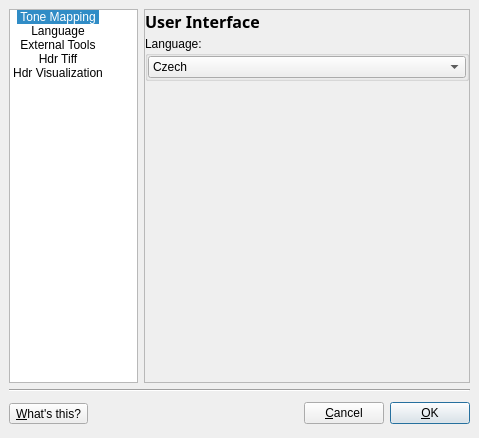
<?xml version="1.0" encoding="UTF-8"?>
<ui version="4.0">
 <class>PreferencesDialog</class>
 <widget class="QDialog" name="PreferencesDialog">
  <property name="geometry">
   <rect>
    <x>0</x>
    <y>0</y>
    <width>479</width>
    <height>438</height>
   </rect>
  </property>
  <property name="windowTitle">
   <string>Qtpfsgui Preferences</string>
  </property>
  <property name="windowIcon">
   <iconset resource="../icons.qrc">
    <normaloff>:/new/prefix1/images/qtpfsgui.png</normaloff>:/new/prefix1/images/qtpfsgui.png</iconset>
  </property>
  <layout class="QVBoxLayout">
   <property name="spacing">
    <number>6</number>
   </property>
   <property name="margin">
    <number>9</number>
   </property>
   <item>
    <layout class="QHBoxLayout">
     <property name="spacing">
      <number>6</number>
     </property>
     <property name="margin">
      <number>0</number>
     </property>
     <item>
      <widget class="QListWidget" name="leftsideListWidget">
       <property name="sizePolicy">
        <sizepolicy hsizetype="Maximum" vsizetype="Expanding">
         <horstretch>0</horstretch>
         <verstretch>0</verstretch>
        </sizepolicy>
       </property>
       <property name="minimumSize">
        <size>
         <width>127</width>
         <height>0</height>
        </size>
       </property>
       <property name="maximumSize">
        <size>
         <width>129</width>
         <height>16777215</height>
        </size>
       </property>
       <property name="iconSize">
        <size>
         <width>22</width>
         <height>22</height>
        </size>
       </property>
       <property name="movement">
        <enum>QListView::Static</enum>
       </property>
       <property name="flow">
        <enum>QListView::LeftToRight</enum>
       </property>
       <property name="resizeMode">
        <enum>QListView::Adjust</enum>
       </property>
       <property name="spacing">
        <number>5</number>
       </property>
       <property name="viewMode">
        <enum>QListView::IconMode</enum>
       </property>
       <property name="uniformItemSizes">
        <bool>true</bool>
       </property>
       <property name="currentRow">
        <number>0</number>
       </property>
       <item>
        <property name="text">
         <string>Tone Mapping</string>
        </property>
        <property name="icon">
         <iconset resource="../icons.qrc">
          <normaloff>:/new/prefix1/images/tonemap.png</normaloff>:/new/prefix1/images/tonemap.png</iconset>
        </property>
       </item>
       <item>
        <property name="text">
         <string>Language</string>
        </property>
        <property name="icon">
         <iconset resource="../icons.qrc">
          <normaloff>:/new/prefix1/images/language-selector.png</normaloff>:/new/prefix1/images/language-selector.png</iconset>
        </property>
       </item>
       <item>
        <property name="text">
         <string>External Tools</string>
        </property>
        <property name="icon">
         <iconset resource="../icons.qrc">
          <normaloff>:/new/prefix1/images/raw_import.png</normaloff>:/new/prefix1/images/raw_import.png</iconset>
        </property>
       </item>
       <item>
        <property name="text">
         <string>Hdr Tiff</string>
        </property>
        <property name="icon">
         <iconset resource="../icons.qrc">
          <normaloff>:/new/prefix1/images/raw_import.png</normaloff>:/new/prefix1/images/raw_import.png</iconset>
        </property>
       </item>
       <item>
        <property name="text">
         <string>Hdr Visualization</string>
        </property>
        <property name="icon">
         <iconset resource="../icons.qrc">
          <normaloff>:/new/prefix1/images/appearance.png</normaloff>:/new/prefix1/images/appearance.png</iconset>
        </property>
       </item>
      </widget>
     </item>
     <item>
      <widget class="QStackedWidget" name="stackedPagesWidget">
       <property name="minimumSize">
        <size>
         <width>326</width>
         <height>370</height>
        </size>
       </property>
       <property name="frameShape">
        <enum>QFrame::StyledPanel</enum>
       </property>
       <property name="frameShadow">
        <enum>QFrame::Raised</enum>
       </property>
       <property name="currentIndex">
        <number>1</number>
       </property>
       <widget class="QWidget" name="tonemappingPage">
        <layout class="QVBoxLayout">
         <property name="spacing">
          <number>3</number>
         </property>
         <property name="margin">
          <number>0</number>
         </property>
         <item>
          <widget class="QLabel" name="titleTonemappingPageLabel">
           <property name="text">
            <string>&lt;html&gt;&lt;head&gt;&lt;meta name=&quot;qrichtext&quot; content=&quot;1&quot; /&gt;&lt;style type=&quot;text/css&quot;&gt;
p, li { white-space: pre-wrap; }
&lt;/style&gt;&lt;/head&gt;&lt;body style=&quot; font-family:'Sans Serif'; font-size:9pt; font-weight:400; font-style:normal;&quot;&gt;
&lt;p style=&quot; margin-top:0px; margin-bottom:0px; margin-left:0px; margin-right:0px; -qt-block-indent:0; text-indent:0px;&quot;&gt;&lt;span style=&quot; font-size:12pt; font-weight:600;&quot;&gt;Tone Mapping Options&lt;/span&gt;&lt;/p&gt;&lt;/body&gt;&lt;/html&gt;</string>
           </property>
          </widget>
         </item>
         <item>
          <widget class="Line" name="TMtitleSeparatorLine">
           <property name="orientation">
            <enum>Qt::Horizontal</enum>
           </property>
          </widget>
         </item>
         <item>
          <widget class="QGroupBox" name="tempDirGroupBox">
           <property name="title">
            <string>Cache</string>
           </property>
           <layout class="QVBoxLayout">
            <property name="spacing">
             <number>8</number>
            </property>
            <property name="margin">
             <number>5</number>
            </property>
            <item>
             <widget class="QLabel" name="tempDirDescriptionLabel">
              <property name="text">
               <string>Choose the directory where Qtpfsgui will store the temporary data to.</string>
              </property>
              <property name="wordWrap">
               <bool>true</bool>
              </property>
             </widget>
            </item>
            <item>
             <layout class="QHBoxLayout">
              <property name="spacing">
               <number>6</number>
              </property>
              <property name="margin">
               <number>0</number>
              </property>
              <item>
               <widget class="QLineEdit" name="lineEditTempPath">
                <property name="sizePolicy">
                 <sizepolicy hsizetype="Expanding" vsizetype="Fixed">
                  <horstretch>0</horstretch>
                  <verstretch>0</verstretch>
                 </sizepolicy>
                </property>
                <property name="readOnly">
                 <bool>true</bool>
                </property>
               </widget>
              </item>
              <item>
               <widget class="QPushButton" name="chooseCachePathButton">
                <property name="text">
                 <string>&amp;Load...</string>
                </property>
               </widget>
              </item>
             </layout>
            </item>
           </layout>
          </widget>
         </item>
         <item>
          <widget class="QGroupBox" name="batchGroupBox">
           <property name="title">
            <string>Batch</string>
           </property>
           <layout class="QVBoxLayout">
            <property name="spacing">
             <number>8</number>
            </property>
            <property name="margin">
             <number>5</number>
            </property>
            <item>
             <layout class="QHBoxLayout">
              <property name="spacing">
               <number>6</number>
              </property>
              <property name="margin">
               <number>0</number>
              </property>
              <item>
               <widget class="QLabel" name="batchLdrFormatLabel">
                <property name="text">
                 <string>Save using this LDR image &amp;format:</string>
                </property>
                <property name="buddy">
                 <cstring>batchLdrFormatComboBox</cstring>
                </property>
               </widget>
              </item>
              <item>
               <widget class="QComboBox" name="batchLdrFormatComboBox">
                <item>
                 <property name="text">
                  <string>JPEG</string>
                 </property>
                </item>
                <item>
                 <property name="text">
                  <string>PNG</string>
                 </property>
                </item>
                <item>
                 <property name="text">
                  <string>PPM</string>
                 </property>
                </item>
                <item>
                 <property name="text">
                  <string>PBM</string>
                 </property>
                </item>
                <item>
                 <property name="text">
                  <string>BMP</string>
                 </property>
                </item>
               </widget>
              </item>
             </layout>
            </item>
            <item>
             <layout class="QHBoxLayout">
              <property name="spacing">
               <number>6</number>
              </property>
              <property name="margin">
               <number>0</number>
              </property>
              <item>
               <widget class="QLabel" name="numThreadsLabel">
                <property name="text">
                 <string>Number of &amp;threads:
(useful on multi-core/SMP machines)</string>
                </property>
                <property name="wordWrap">
                 <bool>true</bool>
                </property>
                <property name="buddy">
                 <cstring>numThreadspinBox</cstring>
                </property>
               </widget>
              </item>
              <item>
               <widget class="QSpinBox" name="numThreadspinBox">
                <property name="sizePolicy">
                 <sizepolicy hsizetype="Preferred" vsizetype="Fixed">
                  <horstretch>0</horstretch>
                  <verstretch>0</verstretch>
                 </sizepolicy>
                </property>
                <property name="minimum">
                 <number>1</number>
                </property>
                <property name="maximum">
                 <number>10</number>
                </property>
               </widget>
              </item>
             </layout>
            </item>
           </layout>
          </widget>
         </item>
         <item>
          <spacer>
           <property name="orientation">
            <enum>Qt::Vertical</enum>
           </property>
           <property name="sizeHint" stdset="0">
            <size>
             <width>20</width>
             <height>40</height>
            </size>
           </property>
          </spacer>
         </item>
        </layout>
       </widget>
       <widget class="QWidget" name="languagePage">
        <layout class="QVBoxLayout">
         <property name="spacing">
          <number>3</number>
         </property>
         <property name="margin">
          <number>0</number>
         </property>
         <item>
          <widget class="QLabel" name="titleLanguagePageLabel">
           <property name="text">
            <string>&lt;html&gt;&lt;head&gt;&lt;meta name=&quot;qrichtext&quot; content=&quot;1&quot; /&gt;&lt;/head&gt;&lt;body style=&quot; white-space: pre-wrap; font-family:Sans Serif; font-size:9pt; font-weight:400; font-style:normal; text-decoration:none;&quot;&gt;&lt;p style=&quot; margin-top:0px; margin-bottom:0px; margin-left:0px; margin-right:0px; -qt-block-indent:0; text-indent:0px;&quot;&gt;&lt;span style=&quot; font-size:12pt; font-weight:600;&quot;&gt;User Interface&lt;/span&gt;&lt;/p&gt;&lt;/body&gt;&lt;/html&gt;</string>
           </property>
          </widget>
         </item>
         <item>
          <widget class="QGroupBox" name="languageGroupBox">
           <property name="title">
            <string>Language:</string>
           </property>
           <layout class="QVBoxLayout">
            <property name="spacing">
             <number>0</number>
            </property>
            <property name="margin">
             <number>0</number>
            </property>
            <item>
             <widget class="QComboBox" name="languageComboBox">
              <property name="locale">
               <locale language="Portuguese" country="Brazil"/>
              </property>
              <item>
               <property name="text">
                <string>Czech</string>
               </property>
              </item>
              <item>
               <property name="text">
                <string>English</string>
               </property>
              </item>
              <item>
               <property name="text">
                <string>French</string>
               </property>
              </item>
              <item>
               <property name="text">
                <string>German</string>
               </property>
              </item>
              <item>
               <property name="text">
                <string>Indonesian</string>
               </property>
              </item>
              <item>
               <property name="text">
                <string>Italian</string>
               </property>
              </item>
              <item>
               <property name="text">
                <string>Polish</string>
               </property>
              </item>
              <item>
               <property name="text">
                <string>Portuguese</string>
               </property>
              </item>
              <item>
               <property name="text">
                <string>Russian</string>
               </property>
              </item>
              <item>
               <property name="text">
                <string>Spanish</string>
               </property>
              </item>
              <item>
               <property name="text">
                <string>Turkish</string>
               </property>
              </item>
              <item>
               <property name="text">
                <string>Hungarian</string>
               </property>
              </item>
             </widget>
            </item>
           </layout>
          </widget>
         </item>
         <item>
          <spacer>
           <property name="orientation">
            <enum>Qt::Vertical</enum>
           </property>
           <property name="sizeHint" stdset="0">
            <size>
             <width>20</width>
             <height>40</height>
            </size>
           </property>
          </spacer>
         </item>
        </layout>
       </widget>
       <widget class="QWidget" name="externalToolsPage">
        <layout class="QVBoxLayout">
         <property name="spacing">
          <number>0</number>
         </property>
         <property name="margin">
          <number>0</number>
         </property>
         <item>
          <widget class="QLabel" name="dcrawTitleLabel">
           <property name="text">
            <string>&lt;html&gt;&lt;head&gt;&lt;meta name=&quot;qrichtext&quot; content=&quot;1&quot; /&gt;&lt;/head&gt;&lt;body style=&quot; white-space: pre-wrap; font-family:Sans Serif; font-size:9pt; font-weight:400; font-style:normal; text-decoration:none;&quot;&gt;&lt;p style=&quot; margin-top:0px; margin-bottom:0px; margin-left:0px; margin-right:0px; -qt-block-indent:0; text-indent:0px;&quot;&gt;&lt;span style=&quot; font-size:12pt; font-weight:600;&quot;&gt;Raw Import Options&lt;/span&gt;&lt;/p&gt;&lt;/body&gt;&lt;/html&gt;</string>
           </property>
          </widget>
         </item>
         <item>
          <widget class="QGroupBox" name="dcrawGroupBox">
           <property name="title">
            <string>dcraw commandline parameters:</string>
           </property>
           <layout class="QVBoxLayout">
            <property name="spacing">
             <number>0</number>
            </property>
            <property name="margin">
             <number>0</number>
            </property>
            <item>
             <widget class="QLineEdit" name="dcrawParamsLineEdit">
              <property name="toolTip">
               <string>&lt;html&gt;&lt;head&gt;&lt;meta name=&quot;qrichtext&quot; content=&quot;1&quot; /&gt;&lt;style type=&quot;text/css&quot;&gt;
p, li { white-space: pre-wrap; }
&lt;/style&gt;&lt;/head&gt;&lt;body style=&quot; font-family:'Sans Serif'; font-size:9pt; font-weight:400; font-style:normal; text-decoration:none;&quot;&gt;
&lt;p style=&quot; margin-top:0px; margin-bottom:0px; margin-left:0px; margin-right:0px; -qt-block-indent:0; text-indent:0px;&quot;&gt;Click the help button below for more information&lt;/p&gt;&lt;/body&gt;&lt;/html&gt;</string>
              </property>
             </widget>
            </item>
            <item>
             <layout class="QHBoxLayout">
              <property name="spacing">
               <number>6</number>
              </property>
              <property name="margin">
               <number>0</number>
              </property>
              <item>
               <widget class="QPushButton" name="helpDcrawParamsButton">
                <property name="toolTip">
                 <string>Click here to get more information about the Raw convertion parameters</string>
                </property>
                <property name="whatsThis">
                 <string>Click here to get more information about the Raw convertion parameters</string>
                </property>
                <property name="text">
                 <string>&amp;About Raw Parameters</string>
                </property>
                <property name="icon">
                 <iconset resource="../icons.qrc">
                  <normaloff>:/new/prefix1/images/help.png</normaloff>:/new/prefix1/images/help.png</iconset>
                </property>
               </widget>
              </item>
              <item>
               <spacer>
                <property name="orientation">
                 <enum>Qt::Horizontal</enum>
                </property>
                <property name="sizeHint" stdset="0">
                 <size>
                  <width>61</width>
                  <height>21</height>
                 </size>
                </property>
               </spacer>
              </item>
             </layout>
            </item>
           </layout>
          </widget>
         </item>
         <item>
          <widget class="Line" name="toolsSeparatorLine">
           <property name="orientation">
            <enum>Qt::Horizontal</enum>
           </property>
          </widget>
         </item>
         <item>
          <widget class="QLabel" name="aisTitleLabel">
           <property name="text">
            <string>&lt;html&gt;&lt;head&gt;&lt;meta name=&quot;qrichtext&quot; content=&quot;1&quot; /&gt;&lt;style type=&quot;text/css&quot;&gt;
p, li { white-space: pre-wrap; }
&lt;/style&gt;&lt;/head&gt;&lt;body style=&quot; font-family:'Sans Serif'; font-size:9pt; font-weight:400; font-style:normal;&quot;&gt;
&lt;p style=&quot; margin-top:0px; margin-bottom:0px; margin-left:0px; margin-right:0px; -qt-block-indent:0; text-indent:0px;&quot;&gt;&lt;span style=&quot; font-size:12pt; font-weight:600;&quot;&gt;Alignment Options&lt;/span&gt;&lt;/p&gt;&lt;/body&gt;&lt;/html&gt;</string>
           </property>
          </widget>
         </item>
         <item>
          <widget class="QGroupBox" name="aisGroupBox">
           <property name="title">
            <string>align_image_stack commandline parameters:</string>
           </property>
           <layout class="QVBoxLayout">
            <property name="spacing">
             <number>0</number>
            </property>
            <property name="margin">
             <number>0</number>
            </property>
            <item>
             <widget class="QLineEdit" name="aisParamsLineEdit">
              <property name="toolTip">
               <string>&lt;html&gt;&lt;head&gt;&lt;meta name=&quot;qrichtext&quot; content=&quot;1&quot; /&gt;&lt;style type=&quot;text/css&quot;&gt;
p, li { white-space: pre-wrap; }
&lt;/style&gt;&lt;/head&gt;&lt;body style=&quot; font-family:'Sans Serif'; font-size:9pt; font-weight:400; font-style:normal; text-decoration:none;&quot;&gt;
&lt;p style=&quot; margin-top:0px; margin-bottom:0px; margin-left:0px; margin-right:0px; -qt-block-indent:0; text-indent:0px;&quot;&gt;Click the help button below for more information&lt;/p&gt;&lt;/body&gt;&lt;/html&gt;</string>
              </property>
             </widget>
            </item>
           </layout>
          </widget>
         </item>
         <item>
          <spacer>
           <property name="orientation">
            <enum>Qt::Vertical</enum>
           </property>
           <property name="sizeHint" stdset="0">
            <size>
             <width>121</width>
             <height>51</height>
            </size>
           </property>
          </spacer>
         </item>
        </layout>
       </widget>
       <widget class="QWidget" name="hdrTiffPage">
        <layout class="QVBoxLayout">
         <property name="spacing">
          <number>3</number>
         </property>
         <property name="margin">
          <number>0</number>
         </property>
         <item>
          <widget class="QLabel" name="titleHdrTiffLabel">
           <property name="text">
            <string>&lt;html&gt;&lt;head&gt;&lt;meta name=&quot;qrichtext&quot; content=&quot;1&quot; /&gt;&lt;style type=&quot;text/css&quot;&gt;
p, li { white-space: pre-wrap; }
&lt;/style&gt;&lt;/head&gt;&lt;body style=&quot; font-family:'Sans Serif'; font-size:9pt; font-weight:400; font-style:normal; text-decoration:none;&quot;&gt;
&lt;p style=&quot; margin-top:0px; margin-bottom:0px; margin-left:0px; margin-right:0px; -qt-block-indent:0; text-indent:0px;&quot;&gt;&lt;span style=&quot; font-size:12pt; font-weight:600;&quot;&gt;Tiff Options&lt;/span&gt;&lt;/p&gt;&lt;/body&gt;&lt;/html&gt;</string>
           </property>
          </widget>
         </item>
         <item>
          <widget class="Line" name="hdrTiffTitleSeparatorLine">
           <property name="orientation">
            <enum>Qt::Horizontal</enum>
           </property>
          </widget>
         </item>
         <item>
          <widget class="QGroupBox" name="hdrTiffGroupBox">
           <property name="title">
            <string>Hdr Tiff</string>
           </property>
           <layout class="QVBoxLayout">
            <property name="spacing">
             <number>8</number>
            </property>
            <property name="margin">
             <number>5</number>
            </property>
            <item>
             <widget class="QLabel" name="hdrTiffDescriptionLabel">
              <property name="text">
               <string>&lt;html&gt;&lt;head&gt;&lt;meta name=&quot;qrichtext&quot; content=&quot;1&quot; /&gt;&lt;style type=&quot;text/css&quot;&gt;
p, li { white-space: pre-wrap; }
&lt;/style&gt;&lt;/head&gt;&lt;body style=&quot; font-family:'Sans Serif'; font-size:9pt; font-weight:400; font-style:normal; text-decoration:none;&quot;&gt;
&lt;p style=&quot; margin-top:0px; margin-bottom:0px; margin-left:0px; margin-right:0px; -qt-block-indent:0; text-indent:0px;&quot;&gt;Choose the Tiff-Hdr format that Qtpfsgui will use to save an Hdr image.&lt;/p&gt;
&lt;p style=&quot;-qt-paragraph-type:empty; margin-top:0px; margin-bottom:0px; margin-left:0px; margin-right:0px; -qt-block-indent:0; text-indent:0px;&quot;&gt;&lt;/p&gt;
&lt;p style=&quot; margin-top:0px; margin-bottom:0px; margin-left:0px; margin-right:0px; -qt-block-indent:0; text-indent:0px;&quot;&gt;&lt;span style=&quot; font-weight:600;&quot;&gt;LogLuv Tiff&lt;/span&gt; is the appropriate format for most cases because it stores the hdr data in a reasonable amount of space (i.e. file size).&lt;/p&gt;
&lt;p style=&quot; margin-top:0px; margin-bottom:0px; margin-left:0px; margin-right:0px; -qt-block-indent:0; text-indent:0px;&quot;&gt;Use the &lt;span style=&quot; font-weight:600;&quot;&gt;Float Tiff&lt;/span&gt; format only if you want to load your tiff in another application that cannot open the LogLuv format.&lt;/p&gt;&lt;/body&gt;&lt;/html&gt;</string>
              </property>
              <property name="textFormat">
               <enum>Qt::RichText</enum>
              </property>
              <property name="wordWrap">
               <bool>true</bool>
              </property>
             </widget>
            </item>
            <item>
             <widget class="QRadioButton" name="logLuvRadioButton">
              <property name="text">
               <string>LogLuv Tiff (float, 16bit)</string>
              </property>
              <property name="checked">
               <bool>true</bool>
              </property>
             </widget>
            </item>
            <item>
             <widget class="QRadioButton" name="floatTiffRadioButton">
              <property name="text">
               <string>Float Tiff (float, 32bit)</string>
              </property>
             </widget>
            </item>
           </layout>
          </widget>
         </item>
         <item>
          <spacer>
           <property name="orientation">
            <enum>Qt::Vertical</enum>
           </property>
           <property name="sizeHint" stdset="0">
            <size>
             <width>20</width>
             <height>40</height>
            </size>
           </property>
          </spacer>
         </item>
        </layout>
       </widget>
       <widget class="QWidget" name="hdrVisualizationPage">
        <layout class="QVBoxLayout">
         <property name="spacing">
          <number>3</number>
         </property>
         <property name="margin">
          <number>0</number>
         </property>
         <item>
          <widget class="QLabel" name="hdrVisualizationTitleLabel">
           <property name="text">
            <string>&lt;html&gt;&lt;head&gt;&lt;meta name=&quot;qrichtext&quot; content=&quot;1&quot; /&gt;&lt;style type=&quot;text/css&quot;&gt;
p, li { white-space: pre-wrap; }
&lt;/style&gt;&lt;/head&gt;&lt;body style=&quot; font-family:'Sans Serif'; font-size:9pt; font-weight:400; font-style:normal; text-decoration:none;&quot;&gt;
&lt;p style=&quot; margin-top:0px; margin-bottom:0px; margin-left:0px; margin-right:0px; -qt-block-indent:0; text-indent:0px;&quot;&gt;&lt;span style=&quot; font-size:12pt; font-weight:600;&quot;&gt;Hdr Visualization Options&lt;/span&gt;&lt;/p&gt;&lt;/body&gt;&lt;/html&gt;</string>
           </property>
          </widget>
         </item>
         <item>
          <widget class="Line" name="hdrVisualizationTitleSeparatorLine">
           <property name="orientation">
            <enum>Qt::Horizontal</enum>
           </property>
          </widget>
         </item>
         <item>
          <widget class="QGroupBox" name="colorsGroupBox">
           <property name="title">
            <string>Colors</string>
           </property>
           <layout class="QVBoxLayout">
            <property name="spacing">
             <number>8</number>
            </property>
            <property name="margin">
             <number>5</number>
            </property>
            <item>
             <layout class="QHBoxLayout">
              <property name="spacing">
               <number>6</number>
              </property>
              <property name="margin">
               <number>0</number>
              </property>
              <item>
               <widget class="QLabel" name="negativeColorsLabel">
                <property name="text">
                 <string>Show Negative Numbers as:</string>
                </property>
               </widget>
              </item>
              <item>
               <spacer>
                <property name="orientation">
                 <enum>Qt::Horizontal</enum>
                </property>
                <property name="sizeHint" stdset="0">
                 <size>
                  <width>40</width>
                  <height>20</height>
                 </size>
                </property>
               </spacer>
              </item>
              <item>
               <widget class="QPushButton" name="negativeColorButton">
                <property name="text">
                 <string/>
                </property>
               </widget>
              </item>
             </layout>
            </item>
            <item>
             <layout class="QHBoxLayout">
              <property name="spacing">
               <number>6</number>
              </property>
              <property name="margin">
               <number>0</number>
              </property>
              <item>
               <widget class="QLabel" name="ifnanColorLabel">
                <property name="text">
                 <string>Show nan and +/-Inf values as:</string>
                </property>
               </widget>
              </item>
              <item>
               <spacer>
                <property name="orientation">
                 <enum>Qt::Horizontal</enum>
                </property>
                <property name="sizeHint" stdset="0">
                 <size>
                  <width>40</width>
                  <height>20</height>
                 </size>
                </property>
               </spacer>
              </item>
              <item>
               <widget class="QPushButton" name="ifnanColorButton">
                <property name="text">
                 <string/>
                </property>
               </widget>
              </item>
             </layout>
            </item>
           </layout>
          </widget>
         </item>
         <item>
          <spacer>
           <property name="orientation">
            <enum>Qt::Vertical</enum>
           </property>
           <property name="sizeHint" stdset="0">
            <size>
             <width>20</width>
             <height>40</height>
            </size>
           </property>
          </spacer>
         </item>
        </layout>
       </widget>
      </widget>
     </item>
    </layout>
   </item>
   <item>
    <widget class="Line" name="lastHorizontalLine">
     <property name="orientation">
      <enum>Qt::Horizontal</enum>
     </property>
    </widget>
   </item>
   <item>
    <layout class="QHBoxLayout">
     <property name="spacing">
      <number>6</number>
     </property>
     <property name="margin">
      <number>0</number>
     </property>
     <item>
      <widget class="QToolButton" name="whatsThisButton">
       <property name="toolTip">
        <string>Get information about the graphical elements</string>
       </property>
       <property name="whatsThis">
        <string>Get information about the graphical elements</string>
       </property>
       <property name="text">
        <string>&amp;What's this?</string>
       </property>
       <property name="icon">
        <iconset resource="../icons.qrc">
         <normaloff>:/new/prefix1/images/whatsthis.png</normaloff>:/new/prefix1/images/whatsthis.png</iconset>
       </property>
       <property name="iconSize">
        <size>
         <width>22</width>
         <height>22</height>
        </size>
       </property>
       <property name="shortcut">
        <string>Shift+F1</string>
       </property>
      </widget>
     </item>
     <item>
      <spacer>
       <property name="orientation">
        <enum>Qt::Horizontal</enum>
       </property>
       <property name="sizeHint" stdset="0">
        <size>
         <width>131</width>
         <height>31</height>
        </size>
       </property>
      </spacer>
     </item>
     <item>
      <widget class="QPushButton" name="cancelButton">
       <property name="text">
        <string>&amp;Cancel</string>
       </property>
      </widget>
     </item>
     <item>
      <widget class="QPushButton" name="okButton">
       <property name="text">
        <string>&amp;OK</string>
       </property>
       <property name="default">
        <bool>true</bool>
       </property>
      </widget>
     </item>
    </layout>
   </item>
  </layout>
 </widget>
 <layoutdefault spacing="0" margin="0"/>
 <tabstops>
  <tabstop>okButton</tabstop>
  <tabstop>cancelButton</tabstop>
  <tabstop>leftsideListWidget</tabstop>
 </tabstops>
 <resources>
  <include location="../icons.qrc"/>
 </resources>
 <connections>
  <connection>
   <sender>cancelButton</sender>
   <signal>clicked()</signal>
   <receiver>PreferencesDialog</receiver>
   <slot>reject()</slot>
   <hints>
    <hint type="sourcelabel">
     <x>387</x>
     <y>425</y>
    </hint>
    <hint type="destinationlabel">
     <x>179</x>
     <y>282</y>
    </hint>
   </hints>
  </connection>
  <connection>
   <sender>leftsideListWidget</sender>
   <signal>currentRowChanged(int)</signal>
   <receiver>stackedPagesWidget</receiver>
   <slot>setCurrentIndex(int)</slot>
   <hints>
    <hint type="sourcelabel">
     <x>72</x>
     <y>146</y>
    </hint>
    <hint type="destinationlabel">
     <x>468</x>
     <y>14</y>
    </hint>
   </hints>
  </connection>
 </connections>
</ui>
